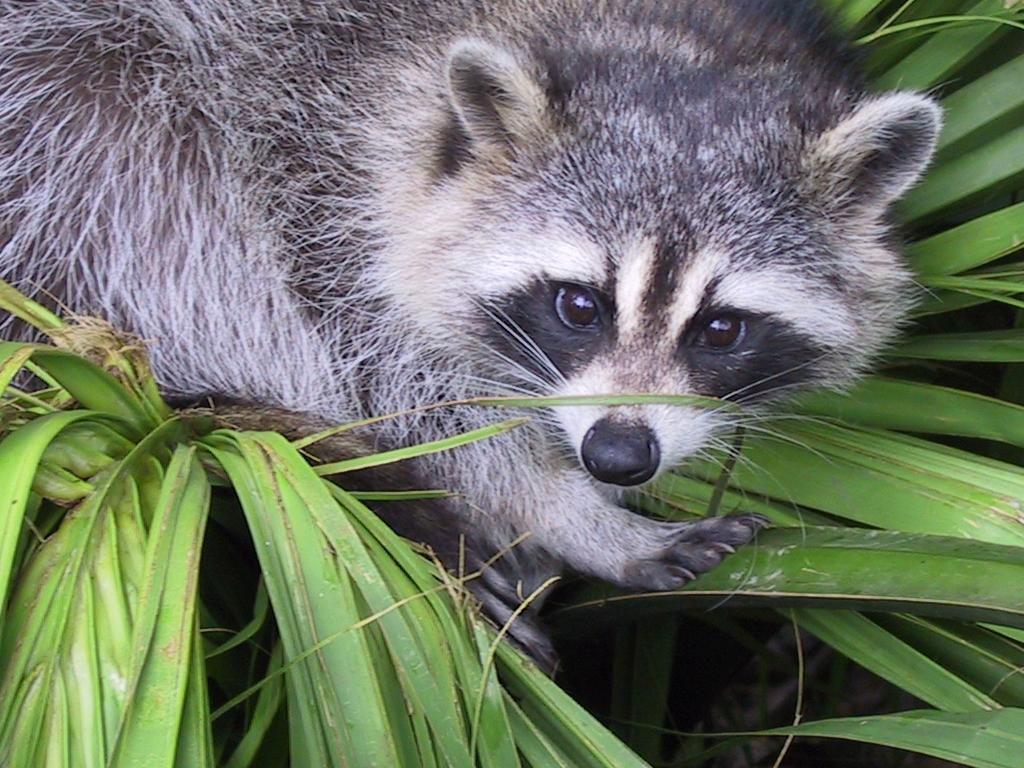
#> input picture animal.jpeg, 1024 x 768 px
$ python -i load_image.py   (imports and definitions only)
#> lines starting #> are read from the running program, lines starting #| are printed output that depends on the picture
#> further down, picture is the input picture: PIL image 1024x768 RGB; mean R, G, B 110.7, 117.7, 102.1
from PIL import Image
import numpy as np
import matplotlib.pyplot as plt
from array import array

# Grayscale ('L' Mode):
# Channels: 1 (Intensity)
# Description: Each pixel value represents the intensity of the
# grayscale color, ranging from black (0) to white (255).
# There is no alpha channel in this mode.
# To create a grayscale image from a 3D list using Pillow,
# you need to ensure that the 3D list represents an image
# where the third dimension contains only one value
# (the grayscale intensity).
# The 3D list should be structured as [height][width][1],
# where each sub-list represents a row of pixels, and each pixel
# has a single grayscale intensity value.


def slice_me_3d(family: list, start_x: int, end_x: int, start_y: int,
                end_y: int) -> list:
    """Slice a three dimensional list"""
    ret = []
    if isinstance(family, list):
        ret = family[start_x:end_x]
        for x, row in enumerate(ret):
            ret[x] = row[start_y:end_y]
    else:
        raise AssertionError("Error: parameter is not a list")
    return ret


def create_image(barray: list) -> Image:
    """Create image from list"""
    # Get the dimensions of the image
    height = len(barray)
    width = len(barray[0])

    # Create a new Pillow image with RGB mode
    image = Image.new('RGB', (width, height))

    # Populate the image with pixel values
    pixels = image.load()
    for y, row in enumerate(barray):
        for x, color in enumerate(row):
            pixels[x, y] = tuple(color)

    # Save the image as a JPEG file
    return image


def gray_convert(color_image: Image) -> tuple:
    """Convert the image to grayscale and create array from
    black&white image"""
    image = color_image.convert('L')

    gray_array = np.array(image)

    lst = gray_array.tolist()
    nlst = []
    for x, item in enumerate(lst):
        nlst.insert(x, [])
        for y, unit in enumerate(item):
            nlst[x].insert(y, [unit])

    return tuple((gray_array, nlst, image))
    # Returns np.array, corresponding list and image


def print_fig(image: Image, name: str) -> None:
    """Save figure"""
    # Convert the Pillow image to a NumPy array
    data_np = np.array(image)

    # Step 3: Display the Image in a Matplotlib Figure
    fig, ax = plt.subplots()

    # Display the data as an image
    ax.imshow(data_np, cmap='gray')

    # Save the figure (optional)
    fig.savefig(name, format='JPEG')


def load_image(image) -> array:
    """Create array from  pillow image"""
    barray = []
    try:
        width, height = image.size
#> width = 1024; height = 768

        for x in range(0, height):
            barray.insert(x, [])
            for y in range(0, width):
                r, g, b = image.getpixel((y, x))
                barray[x].insert(y, [r, g, b])
#> after the loop, barray = 768 items

        string = "The shape of image is: "
        items = image.getpixel((0, 0))
#> items = (120, 111, 132)
        i = 0
        for item in items:
            i += 1
#> this loop made 3 passes
#> item on passes 1 to 3: 120, 111, 132
#> after the loop, i = 3
        print(string, (height, width, i))
#| The shape of image is:  (768, 1024, 3)
        print(np.array(barray))
#> (printed output is left out)

        sliced_array = slice_me_3d(barray, height-650, height-250,
                                   width-600, width-200)
#> in slice_me_3d, `ret = family[start_x:end_x]`: ret = 400 items
#> sliced_array = 400 items
        color_image = create_image(sliced_array)
#> in create_image, `height = len(barray)`: height = 400
#> in create_image, `image = Image.new('RGB', (width, height))`: image: PIL image 400x400 RGB; every value is 0
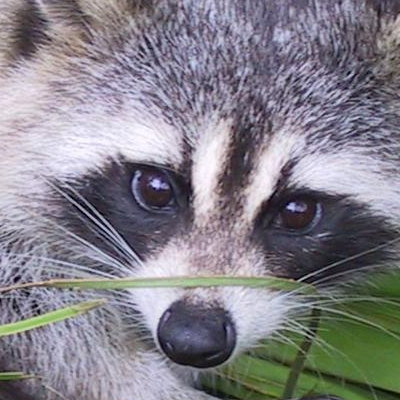
#> color_image: PIL image 400x400 RGB; mean R, G, B 132, 129.1, 137.3
        gray_array, nlst, image = gray_convert(color_image)
#> in gray_convert, `image = color_image.convert('L')`:
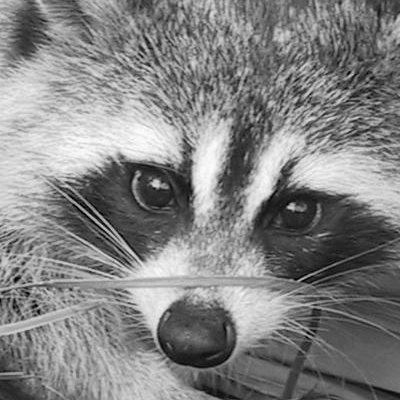
#> image: PIL image 400x400 L; min 0, max 253, mean 130.9
#> in gray_convert, `lst = gray_array.tolist()`: lst = 400 items
#> nlst = 400 items
        my_tuple = tuple((gray_array.shape[0],
                         gray_array.shape[1], 3 - gray_array.ndim))
#> my_tuple = (400, 400, 1)
        print(f"New shape after slicing: {my_tuple} or \
{gray_array.shape}")
#| New shape after slicing: (400, 400, 1) or (400, 400)
        print_fig(image, 'output.jpeg')
    except Exception as e:
        raise AssertionError(f"Error: {e}")
    return np.array(nlst)


def ft_load(path: str) -> array:
    """Return an array from image"""
    try:
        Image.open(path)
        image = Image.open(path)
    except Exception:
        raise AssertionError("Error: failed to open file")
    return load_image(image)

>>> from PIL import Image
>>> picture = Image.open('../animal.jpeg')
>>> result = load_image(picture)
